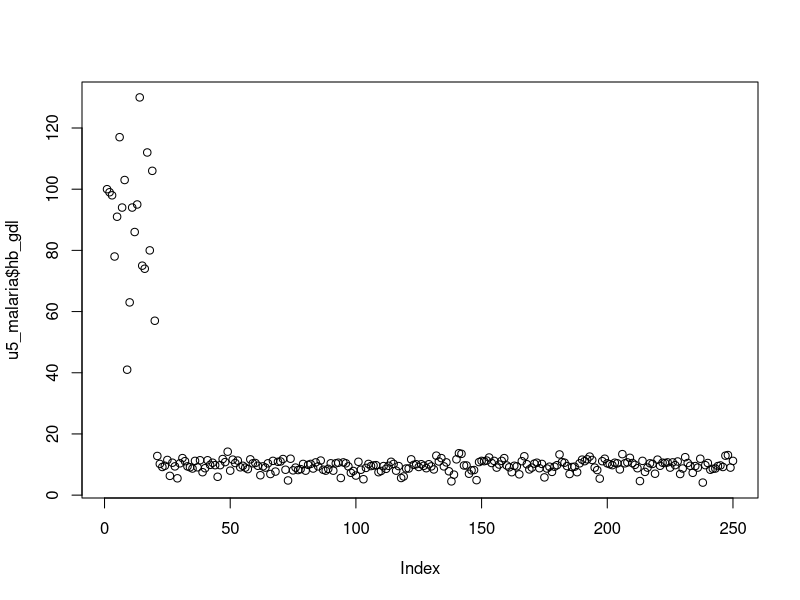
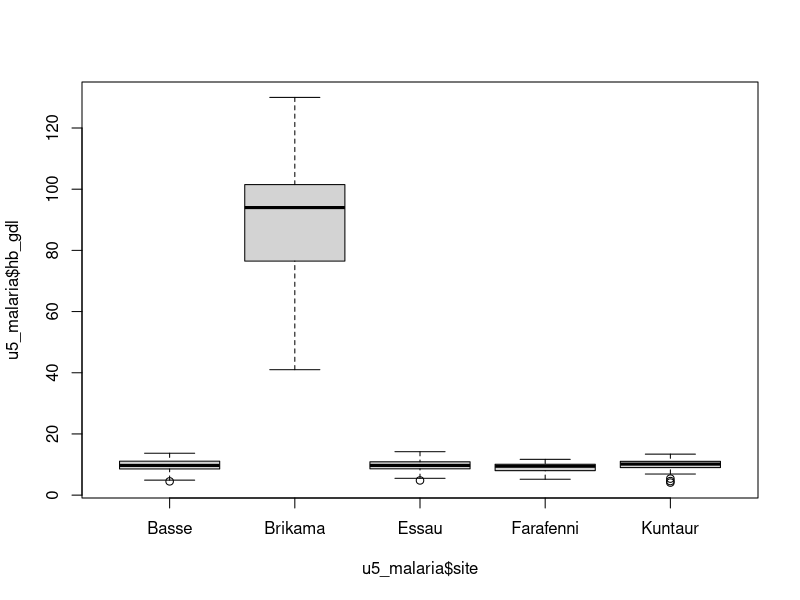
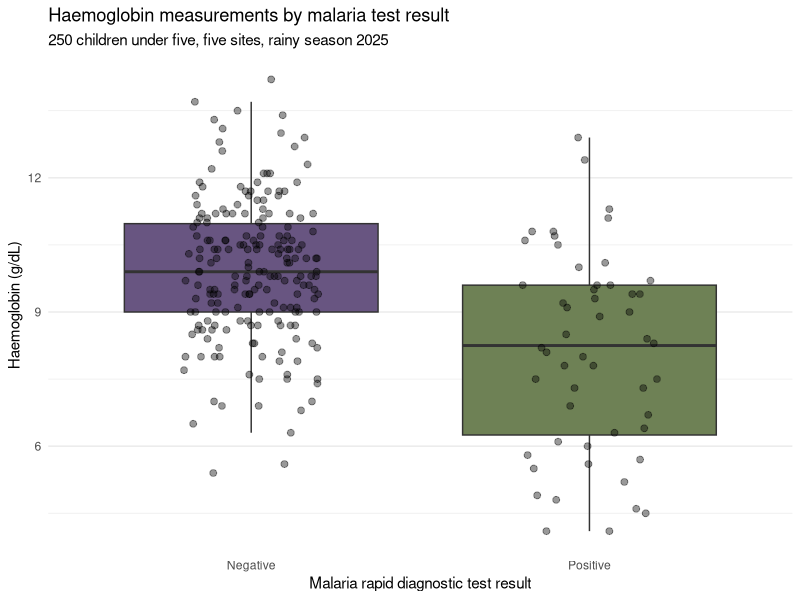
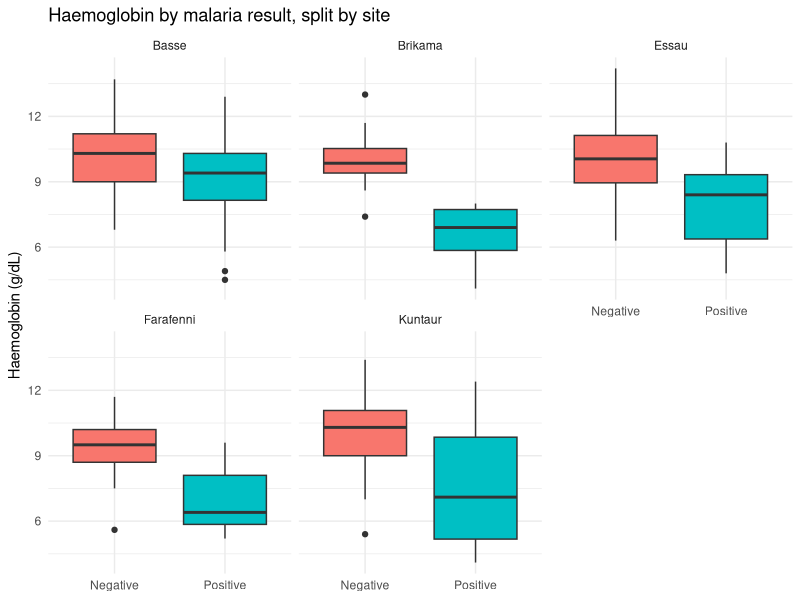

R code for these plots, in order:
## ---- chunk 1
library(tidyverse) # this is needed for read_csv
## ---- chunk 2
#| echo: false
u5_malaria <- read_csv("../data/u5_malaria.csv")
## ---- chunk 3
u5_malaria_raw <- u5_malaria
## ---- chunk 4
dim(u5_malaria)
## ---- chunk 5
table(duplicated(u5_malaria$child_id))
## ---- chunk 6
u5_malaria$child_id[duplicated(u5_malaria$child_id)]
## ---- chunk 7
u5_malaria[u5_malaria$child_id == "MAL-51",]
## ---- chunk 8
# JG 08/09/2026.  There are three fully duplicated entries for participant MAL-51. 
# Duplicated rows removed from the dataset
u5_malaria <- u5_malaria[!duplicated(u5_malaria$child_id), ]
## ---- chunk 9
nrow(u5_malaria)
## ---- chunk 10
u5_malaria[u5_malaria$child_id == "MAL-51",]
## ---- chunk 11
# JG 08/09/2026 - MAL-51 entered three times. Keep the first, drop the copies.
u5_malaria <- u5_malaria |>
  distinct(child_id, .keep_all = TRUE)
## ---- chunk 12
str(u5_malaria)
## ---- chunk 13
u5_malaria$height_cm[is.na(as.numeric(u5_malaria$height_cm))]
## ---- chunk 14
u5_malaria$child_id[is.na(as.numeric(u5_malaria$height_cm))]
## ---- chunk 15
# JG 16/09/2025 the height entry for "MAL-68" was recorded as "this child wasn't at home, we will come back if able later". This has been changed to NA.
u5_malaria$height_cm <- as.numeric(u5_malaria$height_cm)
## ---- chunk 16
summary(u5_malaria)
## ---- chunk 17
u5_malaria |>
  group_by(site) |>
  summarise(mean_hb = mean(hb_gdl))
## ---- chunk 18
plot(u5_malaria$hb_gdl)
## ---- chunk 19
boxplot(u5_malaria$hb_gdl ~ u5_malaria$site)
## ---- chunk 20
# JG 08/09/2026 - Brikama Hb recorded in g/L not g/dL (~10x the other sites).
# Divide those values by 10 to bring them into g/dL.
u5_malaria$hb_gdl[u5_malaria$site == "Brikama"] <-
  u5_malaria$hb_gdl[u5_malaria$site == "Brikama"] / 10
## ---- chunk 21
# JG 08/09/2026 - age of 380 months (~32 yrs) impossible in an under-5s survey.
u5_malaria$age_months[u5_malaria$age_months == 380] <- NA

# JG 08/09/2026 - temp of 3.71 impossible; almost certainly a slipped decimal
# for 37.1. Clear enough to correct rather than drop.
u5_malaria$temp[u5_malaria$temp == 3.71] <- 37.1

# JG 08/09/2026 - muac of 999 is a "not measured" code, not a measurement.
u5_malaria$muac[u5_malaria$muac == 999] <- NA
## ---- chunk 22
nrow(u5_malaria)
## ---- chunk 23
table(u5_malaria$sex)
## ---- chunk 24
# JG 08/09/2026 - some coded sex as Male/Female; rest used M/F. Standardised.
u5_malaria$sex[u5_malaria$sex == "Male"]   <- "M"
u5_malaria$sex[u5_malaria$sex == "Female"] <- "F"
## ---- chunk 25
u5_malaria <- u5_malaria |>
  mutate(sex = case_when(sex == "Male"   ~ "M",
                         sex == "Female" ~ "F",
                         TRUE ~ sex))
## ---- chunk 26
table(u5_malaria$sex)
## ---- chunk 27
table(u5_malaria$site)
table(u5_malaria$bednet)
table(u5_malaria$rdt_result)
## ---- chunk 28
min(u5_malaria$visit_date)
max(u5_malaria$visit_date)
## ---- chunk 29
# JG 08/09/2026 - visit_date predates the survey by 4 years. Cannot infer the
# true date, so set to NA and flag for the field team.
u5_malaria$visit_date[u5_malaria$visit_date < as.Date("2025-01-01")] <- NA
## ---- chunk 30
str(u5_malaria)
summary(u5_malaria)
## ---- chunk 31
u5_malaria |>
  summarise(mean_hb   = mean(hb_gdl),
            min_hb    = min(hb_gdl),
            max_hb    = max(hb_gdl),
            mean_temp = mean(temp),
            mean_muac = mean(muac, na.rm = TRUE))
## ---- chunk 32
u5_malaria |>
  count(site)
## ---- chunk 33
u5_malaria |>
  group_by(rdt_result) |>
  summarise(mean_hb = mean(hb_gdl), n = n())
## ---- chunk 34
u5_malaria <- u5_malaria |>
  mutate(anaemic = case_when(hb_gdl <  11 ~ "Anaemic",
                             hb_gdl >= 11 ~ "Not anaemic",
                             TRUE ~ "CHECK!"))

table(u5_malaria$anaemic)

## ---- chunk 35
mean(u5_malaria_raw$hb_gdl)   # before any cleaning

mean(u5_malaria$hb_gdl)       # after cleaning

## ---- chunk 36
ggplot(u5_malaria) +
  geom_boxplot(aes(x = rdt_result, y = hb_gdl, fill = rdt_result),
               outliers = FALSE) +
  geom_jitter(aes(x = rdt_result, y = hb_gdl),
              size = 2, width = 0.2, height = 0, alpha = 0.4) +
  labs(title = "Haemoglobin measurements by malaria test result",
       subtitle = "250 children under five, five sites, rainy season 2025",
       x = "Malaria rapid diagnostic test result",
       y = "Haemoglobin (g/dL)") +
  scale_fill_manual(values = c("Negative" = "#685581",
                               "Positive" = "#6E8155")) +
  theme_minimal() + 
  theme(legend.position = "none",
          panel.grid.major.x = element_blank())
## ---- chunk 37
ggplot(u5_malaria) +
  geom_boxplot(aes(x = rdt_result, y = hb_gdl, fill = rdt_result)) +
  facet_wrap(~ site) +
  labs(title = "Haemoglobin by malaria result, split by site",
       x = NULL, y = "Haemoglobin (g/dL)") +
  theme_minimal() +
  theme(legend.position = "none")
## ---- chunk 38
u5_malaria <- u5_malaria[, 2:ncol(u5_malaria)]
